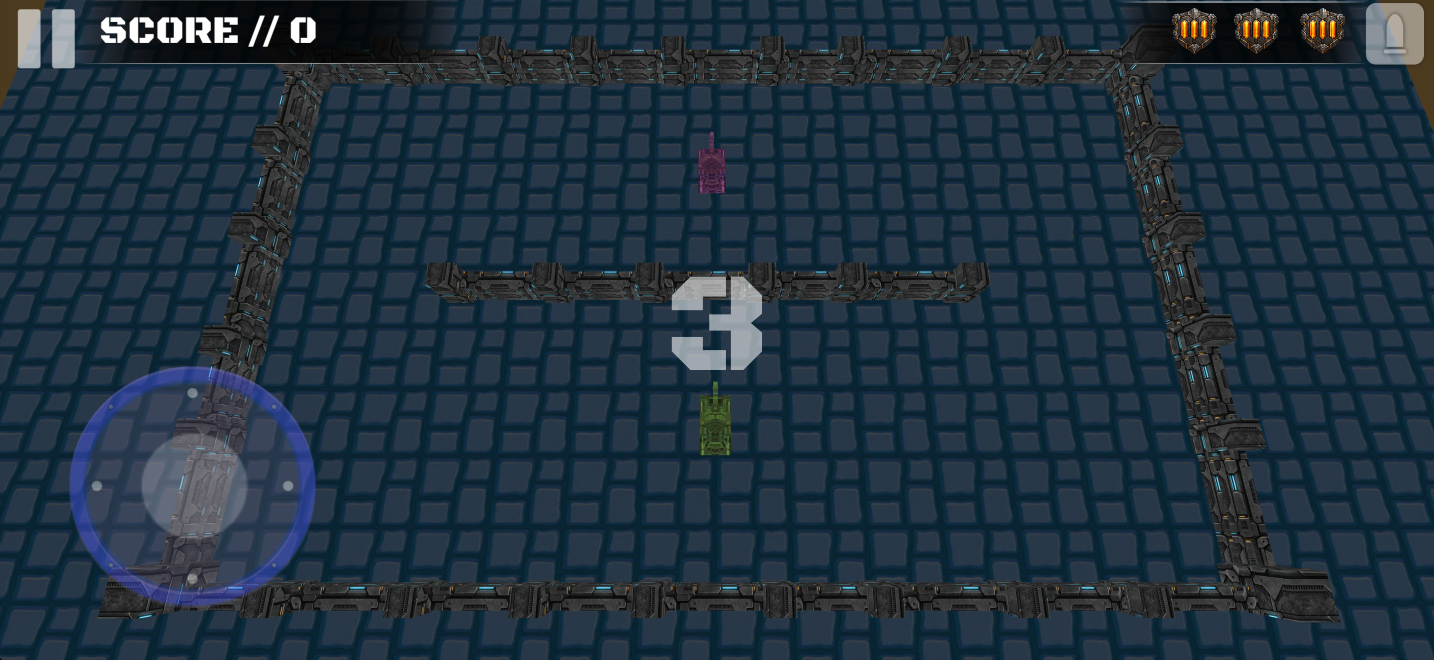
#> input picture marketing/screenshots/tread-shred-04-countdown.png, 2868 x 1320 px, given in place of tread-shred-launch.png, which was not available (shown at 1/2 size)
$ python build_store_screenshot_set.py
#> lines starting #> are read from the running program, lines starting #| are printed output that depends on the picture; pictures that were not available may be replaced by others from this repository, and a replacement may not be noted
from pathlib import Path

from PIL import Image, ImageDraw, ImageFilter, ImageFont, ImageOps


ROOT = Path(__file__).resolve().parents[2]
SRC = ROOT / "marketing" / "screenshots" / "generated"
OUT = ROOT / "marketing" / "screenshots"
FONT = ROOT / "Assets" / "Art" / "BlackOpsOne-Regular.ttf"


def font(size: int):
    return ImageFont.truetype(str(FONT), size)


def text_center(draw, xy, value, size, fill, stroke=0, stroke_fill=(0, 0, 0, 255)):
    f = font(size)
    box = draw.textbbox((0, 0), value, font=f, stroke_width=stroke)
    draw.text((xy[0] - (box[2] - box[0]) / 2, xy[1] - (box[3] - box[1]) / 2),
              value, font=f, fill=fill, stroke_width=stroke, stroke_fill=stroke_fill)


def overlay_glow_line(image, points, core=(255, 244, 190, 255), glow=(255, 108, 22, 210), width=13):
    glow_layer = Image.new("RGBA", image.size, (0, 0, 0, 0))
    glow_draw = ImageDraw.Draw(glow_layer)
    glow_draw.line(points, fill=glow, width=width * 5, joint="curve")
    glow_layer = glow_layer.filter(ImageFilter.GaussianBlur(width * 3))
    image.alpha_composite(glow_layer)
    draw = ImageDraw.Draw(image)
    draw.line(points, fill=core, width=width, joint="curve")
    end = points[-1]
    draw.ellipse((end[0] - width * 2, end[1] - width * 2,
                  end[0] + width * 2, end[1] + width * 2), fill=(255, 255, 235, 255))


def combat_capture(source_name, overdrive=False, contact=False):
    image = Image.open(SRC / source_name).convert("RGBA")
    if overdrive:
        shots = [((1378, 825), (1694, 352)), ((1490, 830), (1814, 388))]
    else:
        shots = [((1435, 825), (1700, 360))]
    for shot in shots:
        overlay_glow_line(image, shot)
    if contact:
        overlay_glow_line(image, ((1810, 325), (1550, 680)),
                          core=(235, 190, 255, 255), glow=(202, 44, 230, 220), width=11)

    draw = ImageDraw.Draw(image, "RGBA")
    banner = (865, 102, 2000, 248)
    draw.rounded_rectangle(banner, radius=18, fill=(5, 10, 14, 225), outline=(255, 119, 28, 255), width=4)
    if overdrive:
        text_center(draw, (1432, 148), "OVERDRIVE // DOUBLE ROUNDS", 58, (255, 150, 42, 255), 2)
        text_center(draw, (1432, 207), "REWARDED FIREPOWER ACTIVE", 26, (245, 235, 208, 255), 1)
    elif contact:
        text_center(draw, (1432, 175), "LIVE FIRE // RETURN FIRE", 58, (255, 150, 42, 255), 2)
    else:
        text_center(draw, (1432, 175), "LIVE FIRE // TARGET ACQUIRED", 52, (255, 150, 42, 255), 2)
    return image


def make_ipad(image, size, label=None):
    # The game runs landscape, while App Store iPad slots are 4:3. Preserve
    # the complete gameplay frame and build a restrained, blurred extension
    # above/below it instead of cropping the title, tanks, or action.
    source = image.convert("RGBA")
    background = ImageOps.fit(source.convert("RGB"), size, method=Image.Resampling.LANCZOS,
                              centering=(0.5, 0.5)).convert("RGBA")
    background = background.filter(ImageFilter.GaussianBlur(22))
    shade = Image.new("RGBA", size, (2, 7, 12, 128))
    background.alpha_composite(shade)
    fitted = background
    main_width = size[0]
    main_height = round(source.height * main_width / source.width)
    main = source.resize((main_width, main_height), Image.Resampling.LANCZOS)
    y = (size[1] - main_height) // 2
    fitted.alpha_composite(main, (0, y))
    draw = ImageDraw.Draw(fitted, "RGBA")
    if label:
        draw.rounded_rectangle((72, 72, 820, 176), radius=16,
                               fill=(4, 10, 14, 210), outline=(255, 119, 28, 240), width=3)
        text_center(draw, (446, 124), label, 42, (255, 150, 42, 255), 1)
    return fitted


def write(image, name):
    image.convert("RGB").save(OUT / name, "PNG", optimize=False, compress_level=1)


def main():
    launch = Image.open(OUT / "tread-shred-launch.png").convert("RGBA")
#> launch is the input picture: PIL image 2868x1320 RGBA; mean R, G, B, A 33.6, 50.2, 63.8, 255
    mission = Image.open(SRC / "iphone-pro-combat-clean.png").convert("RGBA")
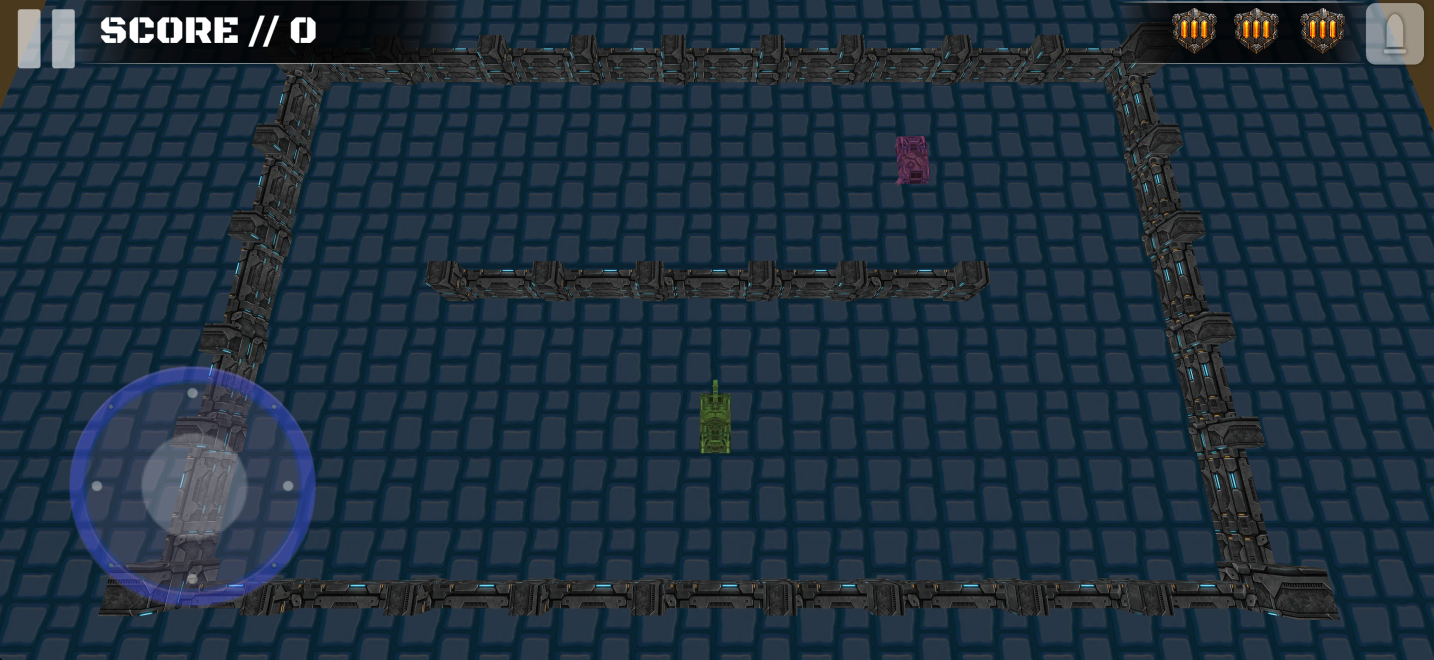
#> input picture marketing/screenshots/tread-shred-05-action.png, 2868 x 1320 px, given in place of iphone-pro-combat-clean.png, which was not available (shown at 1/2 size)
#> mission is the input picture: PIL image 2868x1320 RGBA; mean R, G, B, A 32, 48.5, 62.3, 255
    live_fire = combat_capture("iphone-pro-action.png")
#> the loop in combat_capture, `for shot in shots:` made 1 pass
#> pass 1, in overlay_glow_line, `glow_layer = glow_layer.filter(ImageFilter.GaussianBlur(width * 3))`:
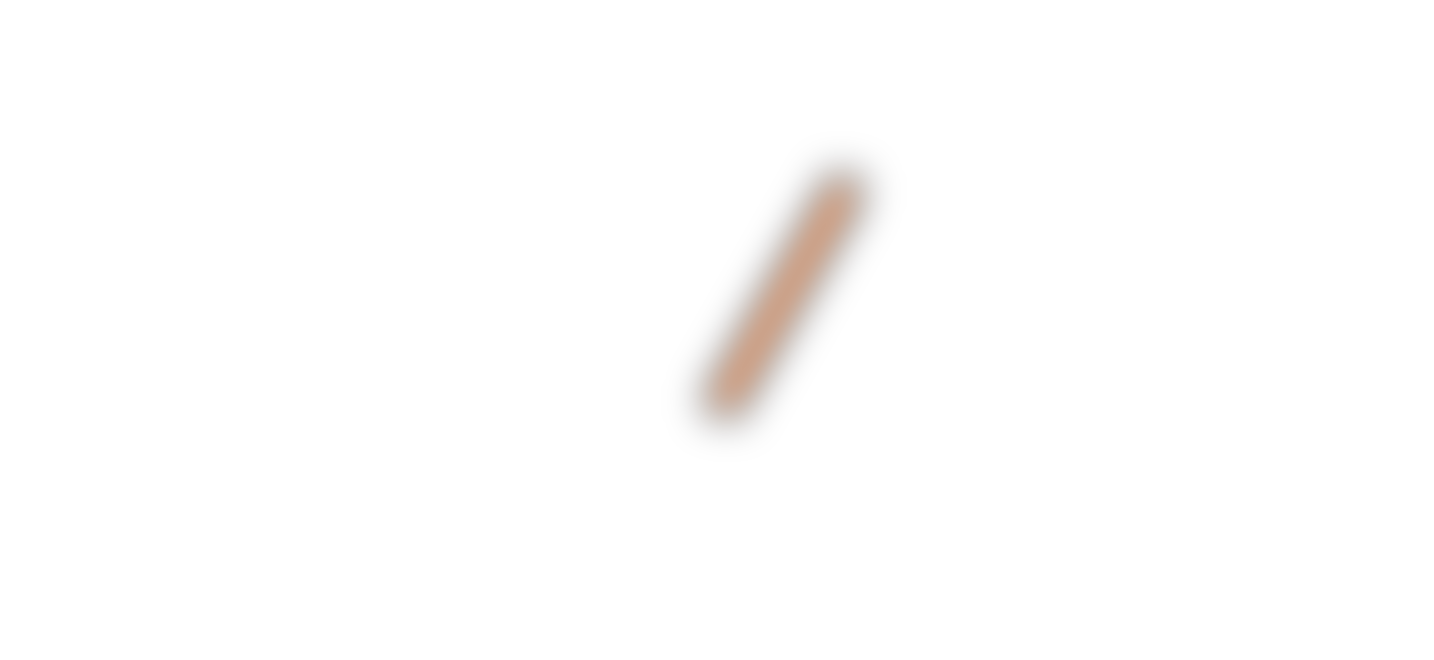
#> glow_layer: PIL image 2868x1320 RGBA (shown at 1/2 size); mean R, G, B, A 2.4, 1, 0.2, 1.9; transparent parts drawn white
    double_rounds = combat_capture("iphone-pro-action.png", overdrive=True)
#> call 2 of combat_capture, with source_name = 'iphone-pro-action.png', overdrive = True, contact = False
#> after the loop in combat_capture (call 2), `for shot in shots:`:
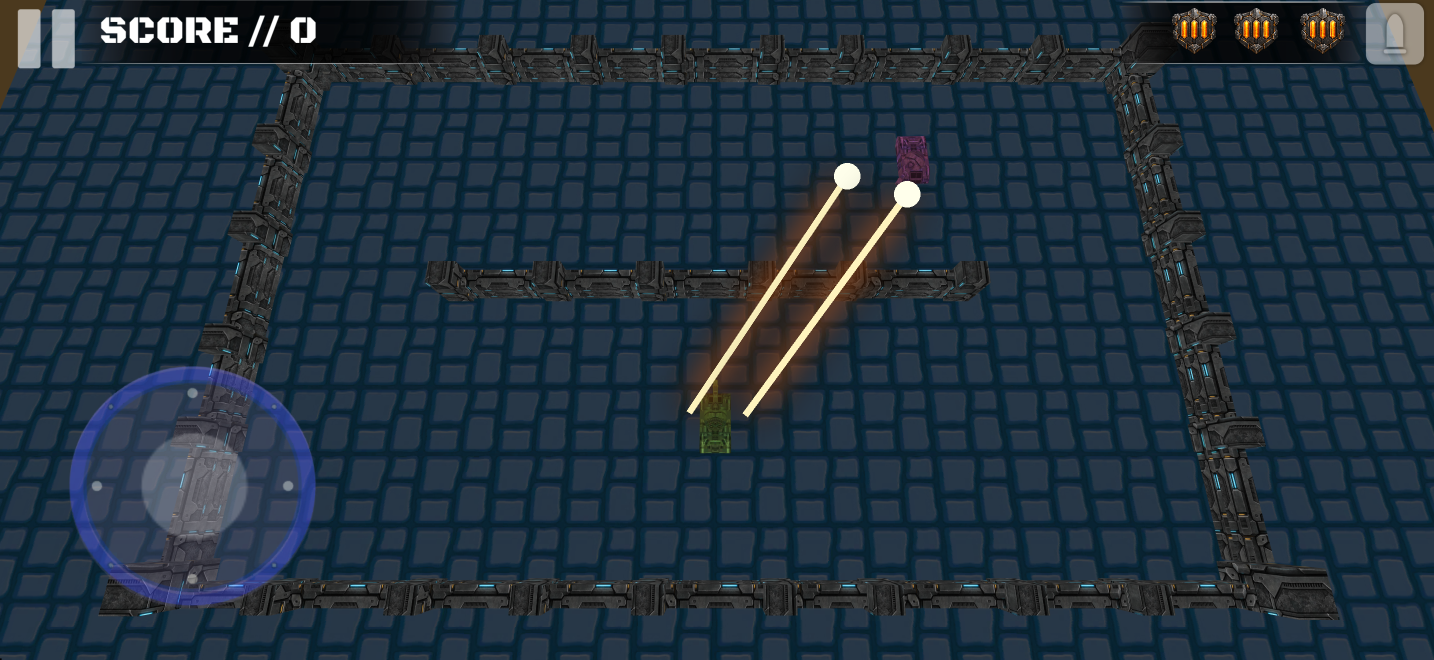
#> image: PIL image 2868x1320 RGBA (shown at 1/2 size); mean R, G, B, A 33.9, 49.4, 62.3, 255
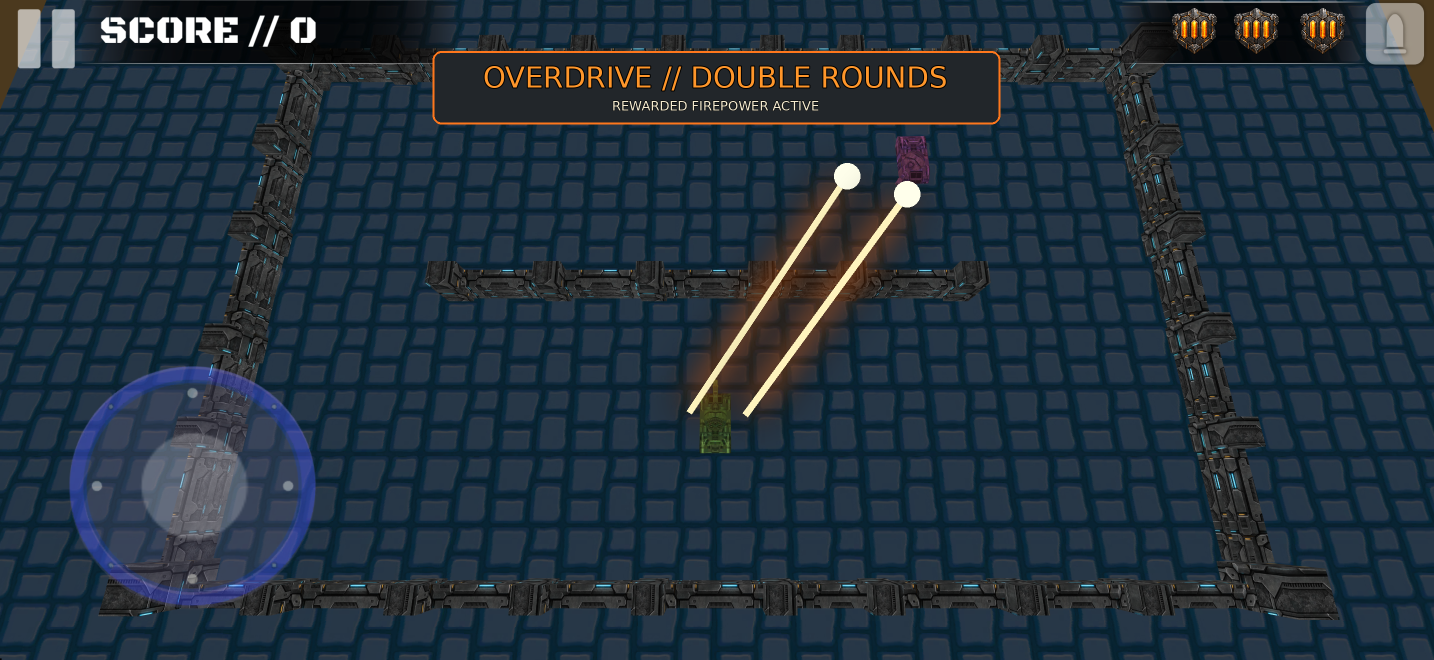
#> double_rounds: PIL image 2868x1320 RGBA (shown at 1/2 size); mean R, G, B, A 34.2, 48.6, 60.6, 254; transparent parts drawn white
    return_fire = combat_capture("iphone-pro-later.png", contact=True)

    # iPhone 6.9-inch set: no Unity splash, no placeholder screen, and every
    # gameplay frame has a visible combat beat.
    write(launch, "tread-shred-01-start.png")
    write(mission, "tread-shred-02-mission-select.png")
    write(live_fire, "tread-shred-03-live-fire.png")
    write(double_rounds, "tread-shred-04-overdrive.png")
    write(return_fire, "tread-shred-05-return-fire.png")

    # iPad Pro landscape sets use the same verified gameplay moments, composed
    # for the two App Store landscape display sizes.
    frames = [launch, mission, live_fire, double_rounds, return_fire]
    labels = ["COMMAND BASE", "MISSION SELECT", "LIVE FIRE", "OVERDRIVE", "RETURN FIRE"]
    for display, size in (("ipad129", (2732, 2048)), ("ipad13", (2752, 2064))):
        for index, (frame, label) in enumerate(zip(frames, labels), 1):
            write(make_ipad(frame, size, label), f"tread-shred-{display}-{index:02d}.png")


if __name__ == "__main__":
#> (the run stopped early here; a loop or call above may not have finished)
